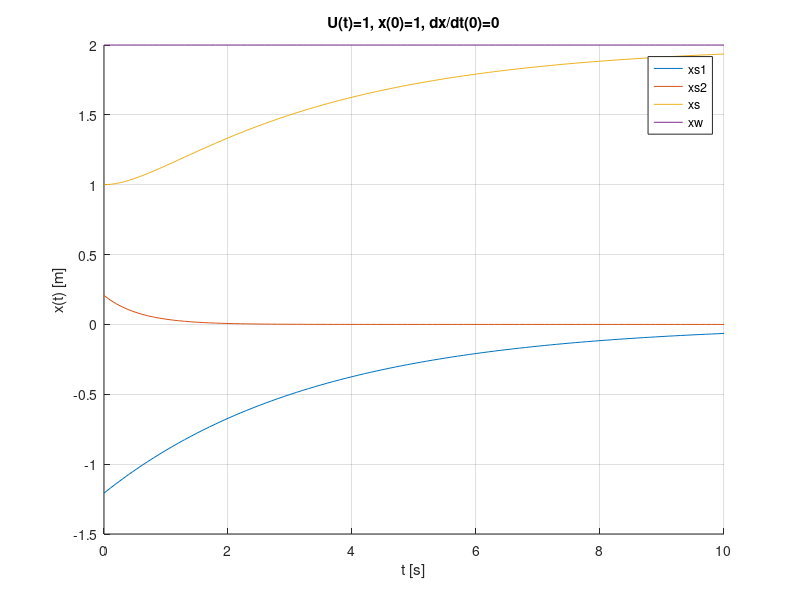
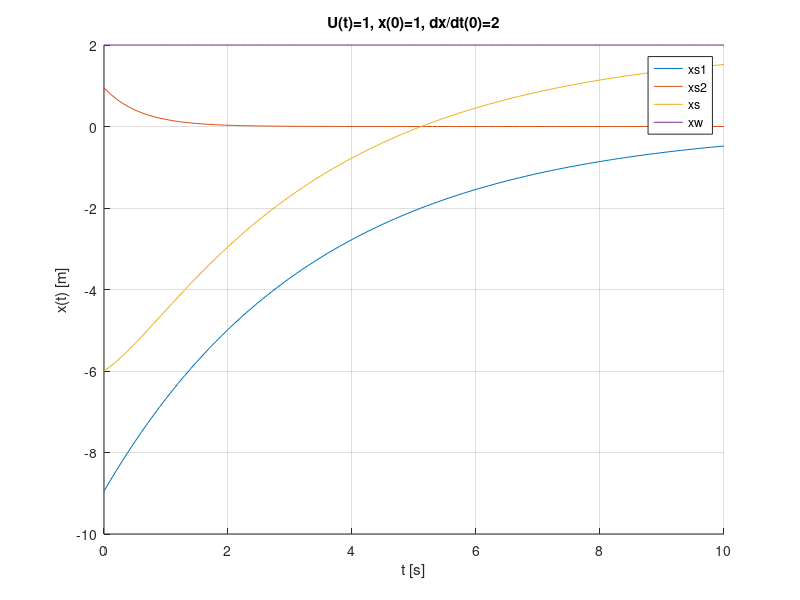
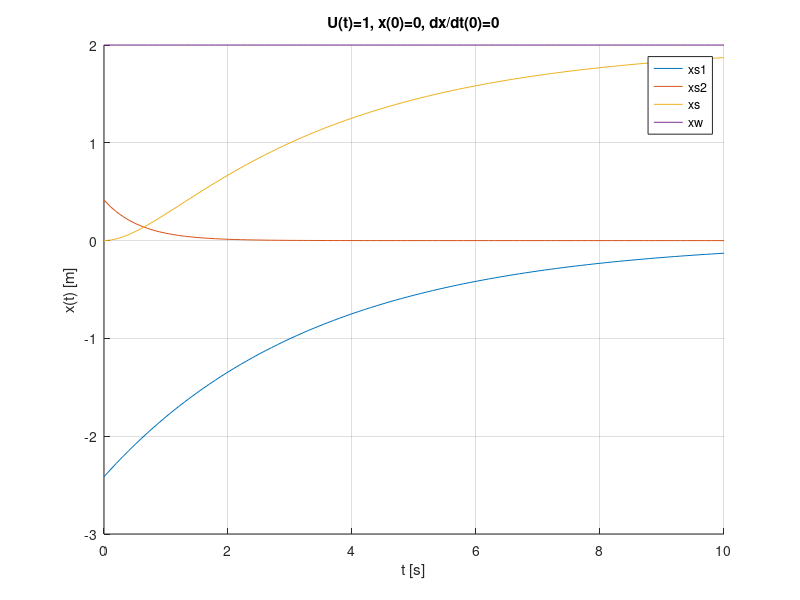

Source code (MATLAB) for these figures, in order:
%Szymon Palmowski 235911 18 pa?dziernika 2017r.
t=0:0.1:10
lam1=-1+1/sqrt(2);
lam2=-1-1/sqrt(2);
xw=0*t+2;

%1)
A1=-1/(1-lam1/lam2);
A2=-1-A1;
xs1=A1.*exp(lam1*t);
xs2=A2.*exp(lam2*t);
xs=xs1+xs2+xw;

figure; hold on, grid on;
plot(t, xs1, t, xs2, t, xs, t, xw);
legend('xs1', 'xs2', 'xs', 'xw');
title('U(t)=1, x(0)=1, dx/dt(0)=0');
xlabel('t [s]');
ylabel('x(t) [m]');

%2)
B2=(2-lam1)/(lam2^2-lam1*lam2);
B1=(1-lam2*B2)/lam1;
xs12=B1.*exp(lam1*t);
xs22=B2.*exp(lam2*t);
xs2=xs12+xs22+xw;

figure; hold on, grid on;
plot(t, xs12, t, xs22, t, xs2, t, xw);
legend('xs1', 'xs2', 'xs', 'xw');
title('U(t)=1, x(0)=1, dx/dt(0)=2');
xlabel('t [s]');
ylabel('x(t) [m]');

%3)
C1=-2/(1-lam1/lam2)
C2=-lam1/lam2*C1;
xs13=C1.*exp(lam1*t);
xs23=C2.*exp(lam2*t);
xs3=xs13+xs23+xw;

figure; hold on, grid on;
plot(t, xs13, t, xs23, t, xs3, t, xw);
legend('xs1', 'xs2', 'xs', 'xw');
title('U(t)=1, x(0)=0, dx/dt(0)=0');
xlabel('t [s]');
ylabel('x(t) [m]');